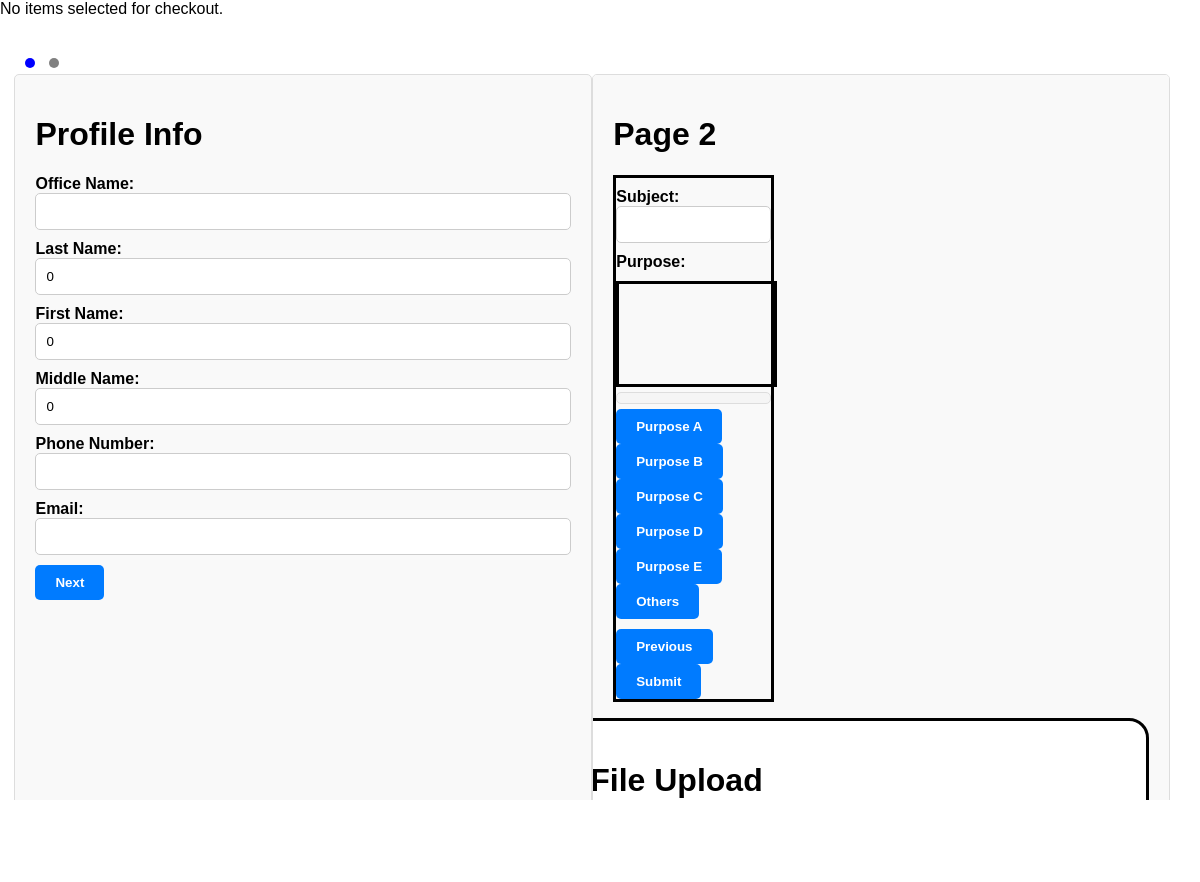
/user_page/list_submission_form.php (signed in), run on the app's committed database.
### tables this page shows
CREATE TABLE `client` (
  `id` int(11) NOT NULL,
  `office_org` varchar(100) NOT NULL,
  `fname` varchar(50) NOT NULL,
  `lname` varchar(11) NOT NULL,
  `mname` varchar(11) NOT NULL,
  `email` varchar(50) NOT NULL,
  `password` varchar(11) NOT NULL,
  `contact_number` varchar(11) NOT NULL,
  `account_stat` varchar(11) NOT NULL
);

### user_page/list_submission_form.php (the view, shortened to what this page needs)
<?php
include('../dbConnect.php');
$user_id = $_SESSION['user_id'];
$sql = "SELECT office_org, lname, fname, mname FROM client WHERE id = $user_id";
$result = $conn->query($sql);
if ($result->num_rows > 0) {
    $row = $result->fetch_assoc();
    $officeName = $row['office_org'];
    $lastName = $row['lname'];
    $firstName = $row['fname'];
    $middleName = $row['mname'];
} else {
    echo "User data not found.";
}
if (isset($_GET['items'])) {
    $selectedItems = explode(',', $_GET['items']);
    echo "<h2>Selected Items:</h2>";
    echo "<ul>";
    foreach ($selectedItems as $itemId) {
        echo "<li>Item ID: $itemId</li>";
    }
    echo "</ul>";
} else {
    echo "<p>No items selected for checkout.</p>";
}
?>
<!DOCTYPE html>
<html lang="en">
<head>
</head>
<body>
    <div class="container">
        <div class="dots">
            <span class="dot dot1 active"></span>
            <span class="dot dot2"></span>
        </div>
        <div class="page page1 active">
            <h1>Profile Info</h1>
            <form id="form1">
                <div class="form-group">
                    <label for="officeName">Office Name:</label>
                    <input type="text" id="officeName" name="officeName" readonly value="<?php echo $officeName; ?>">
                </div>
                <div class="form-group">
                    <label for="lastName">Last Name:</label>
                    <input type="text" id="lastName" name="lastName" readonly value="<?php echo $lastName; ?>">
                </div>
                <div class="form-group">
                    <label for="firstName">First Name:</label>
                    <input type="text" id="firstName" name="firstName" readonly value="<?php echo $firstName; ?>">
                </div>
                <div class="form-group">
                    <label for="middleName">Middle Name:</label>
                    <input type="text" id="middleName" name="middleName" readonly value="<?php echo $middleName; ?>">
                </div>
                <div class="form-group">
                    <label for="phoneNumber">Phone Number:</label>
                    <input type="tel" id="phoneNumber" name="phoneNumber" required>
                </div>
                <div class="form-group">
                    <label for="email">Email:</label>
                    <input type="email" id="email" name="email" required>
                </div>
                <button id="nextButton1" class="btn">Next</button>
            </form>
        </div>
        <div class="page page2" id="page2">
    <div class="form-and-upload-container">
        <div class="form-container">
            <h1>Page 2</h1>
            <form id="form2">
                <div class="form-group">
                    <label for="subject">Subject:</label>
                    <input type="text" id="subject" name="subject" required>
                </div>
                <div class="form-group">
                    <label for="purpose">Purpose:</label>
                </div>
                <div class="form-group">
                    <div class="purpose" id="purpose"></div>
                    <div class="choice_list"></div>
                    <div id="choices-container">
                        <button id="purpose_a" class="btn">Purpose A</button>
                        <button id="purpose_b" class="btn">Purpose B</button>
                        <button id="purpose_c" class="btn">Purpose C</button>
                        <button id="purpose_d" class="btn">Purpose D</button>
                        <button id="purpose_e" class="btn">Purpose E</button>
                        <button id="purpose_others" class="btn">Others</button>
                    </div>
                </div>
                <button id="prevButton2" class="btn">Previous</button>
                <button id="nextButton2" class="btn">Submit</button>
            </form>
        </div>
        <div class="file-upload">
            <h1>File Upload</h1>
            <form action="list_submission_form.php" method="post" enctype="multipart/form-data">
                <label for="pdf_file">Select a PDF file:</label>
                <input type="file" name="pdf_file" accept=".pdf">
            </form>
        </div>
    </div>
</div>
    </div>
</body>
</html>

### user_page/list_submission_form.php (style rules this page uses)
body, html { margin: 0; padding: 0; font-family: Arial, sans-serif; height: 100%; overflow: hidden; }
.container { width: 100%; height: 100%; display: flex; }
.page { flex: 1; display: none; padding: 20px; background-color: #f9f9f9; border: 1px solid #ddd; border-radius: 5px; margin-bottom: 20px; overflow-y: auto; position: relative; top: 40px; right: 30px; }
.page.active { display: block; }
.dots { text-align: center; margin: 20px 0; }
.dot { display: inline-block; width: 10px; height: 10px; margin: 0 5px; border-radius: 50%; background: gray; cursor: pointer; position: relative; left: 20px; }
.dot.active { background: blue; }
.form-group { margin: 10px 0; }
label { display: block; font-weight: bold; }
input[type="text"], input[type="tel"], input[type="email"], input[type="date"] { width: 100%; padding: 10px; border: 1px solid #ccc; border-radius: 5px; }
button.btn { background-color: #007BFF; color: #fff; border: none; border-radius: 5px; padding: 10px 20px; cursor: pointer; font-weight: bold; }
.choice_list { margin: 5px 0; padding: 5px; background-color: #f5f5f5; border: 1px solid #ddd; border-radius: 5px; }
.page2 .file-upload { width: 100%; float: right; padding: 20px; border: solid; border-radius: 20px; background-color: #ffff; height: 100vh; }
#form2 { border: solid; }
.file-upload label { display: block; font-weight: bold; }
.file-upload input[type="file"] { width: 100%; }
#form2 { width: 30%; }
.purpose { width: 100%; height: 100px; border: solid; }
#page2 { display: flex; justify-content: space-between; align-items: flex-start; }
.form-container { flex: 1; padding-right: 20px; }
.file-upload { flex: 1; }

### data on the page
client: lastName "0", firstName "0", middleName "0"
